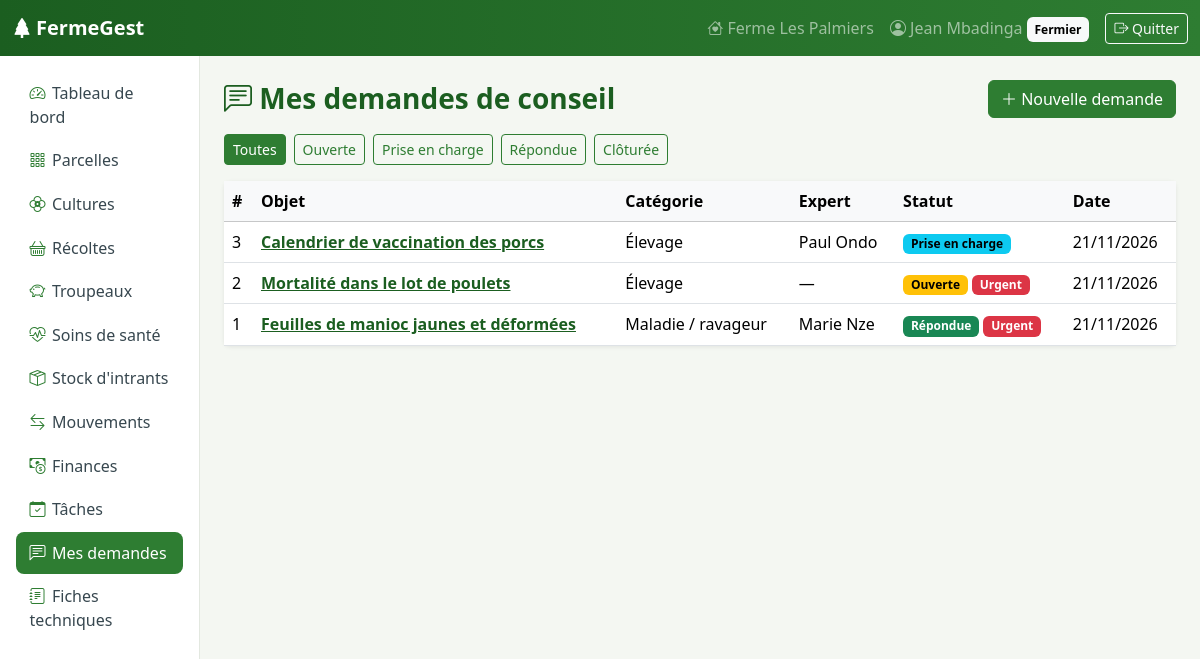
The page /conseils/demandes/ (signed in) on the database its author committed.
### exploitation/models.py (models this page shows, shortened)
class Ferme(models.Model):
    proprietaire = models.OneToOneField(
        settings.AUTH_USER_MODEL, on_delete=models.CASCADE, related_name="ferme"
    )
    nom = models.CharField("Nom de la ferme", max_length=120)
    localisation = models.CharField("Localisation", max_length=160)
    superficie_totale = models.DecimalField(
        "Superficie totale (ha)", max_digits=8, decimal_places=2, default=0
    )
    description = models.TextField("Description", blank=True)
    date_creation = models.DateField("Date de création", default=timezone.localdate)
    class Meta:
        verbose_name = "Ferme"
        verbose_name_plural = "Fermes"

### conseils/models.py (models this page shows, shortened)
class DemandeConseil(models.Model):
    class Categorie(models.TextChoices):
        CULTURE = "CULTURE", "Culture / agronomie"
        ELEVAGE = "ELEVAGE", "Élevage"
        SOL = "SOL", "Sol et fertilisation"
        MALADIE = "MALADIE", "Maladie / ravageur"
        GESTION = "GESTION", "Gestion de l'exploitation"
        AUTRE = "AUTRE", "Autre"
    class Statut(models.TextChoices):
        OUVERTE = "OUVERTE", "Ouverte"
        PRISE_EN_CHARGE = "PRISE_EN_CHARGE", "Prise en charge"
        REPONDUE = "REPONDUE", "Répondue"
        CLOTUREE = "CLOTUREE", "Clôturée"
    class Urgence(models.TextChoices):
        NORMALE = "NORMALE", "Normale"
        URGENTE = "URGENTE", "Urgente"
    fermier = models.ForeignKey(settings.AUTH_USER_MODEL, on_delete=models.CASCADE,
                                related_name="demandes_emises")
    expert = models.ForeignKey(settings.AUTH_USER_MODEL, null=True, blank=True,
                               on_delete=models.SET_NULL, related_name="demandes_traitees")
    titre = models.CharField("Objet", max_length=150)
    categorie = models.CharField("Catégorie", max_length=10, choices=Categorie.choices)
    urgence = models.CharField("Urgence", max_length=8, choices=Urgence.choices,
                               default=Urgence.NORMALE)
    description = models.TextField("Description du problème")
    culture = models.ForeignKey(Culture, null=True, blank=True, on_delete=models.SET_NULL,
                                verbose_name="Culture concernée")
    troupeau = models.ForeignKey(Troupeau, null=True, blank=True, on_delete=models.SET_NULL,
                                 verbose_name="Troupeau concerné")
    photo = models.ImageField("Photo (facultatif)", upload_to="demandes/", blank=True)
    statut = models.CharField("Statut", max_length=16, choices=Statut.choices,
                              default=Statut.OUVERTE)
    date_creation = models.DateTimeField(auto_now_add=True)
    date_maj = models.DateTimeField(auto_now=True)
    class Meta:
        ordering = ["-date_creation"]
        verbose_name = "Demande de conseil"
        verbose_name_plural = "Demandes de conseil"
    def get_absolute_url(self):
        return reverse("conseils:demande_detail", args=[self.pk])

### conseils/views.py (the view)
# urls.py: path("demandes/", views.MesDemandesView.as_view(), name="mes_demandes"),
class MesDemandesView(FermierRequisMixin, ListView):
    template_name = "conseils/mes_demandes.html"
    context_object_name = "demandes"
    paginate_by = 12
    def get_queryset(self):
        qs = DemandeConseil.objects.filter(fermier=self.request.user).select_related("expert")
        statut = self.request.GET.get("statut")
        return qs.filter(statut=statut) if statut in Statut.values else qs
    def get_context_data(self, **kwargs):
        ctx = super().get_context_data(**kwargs)
        ctx["statuts"] = Statut.choices
        ctx["statut_actif"] = self.request.GET.get("statut", "")
        return ctx

### comptes/context_processors.py (called while the page is built)
def navigation(request):
    user = request.user
    role, menu = None, []
    if user.is_authenticated:
        profil = getattr(user, "profil", None)
        if user.is_staff:
            role = "ADMIN"
        elif profil:
            role = profil.role
            modele = MENU_FERMIER if profil.est_fermier else MENU_EXPERT
            for libelle, nom_url, icone in modele:
                url = reverse(nom_url)
                actif = request.path == url or (
                    url.count("/") > 2 and request.path.startswith(url))
                menu.append({"libelle": libelle, "url": url, "icone": icone, "actif": actif})
    return {"role_courant": role, "menu": menu}

### comptes/models.py (called while the page is built)
    @property
    def est_fermier(self):
        return self.role == self.Role.FERMIER

### comptes/permissions.py (called while the page is built)
    def test_func(self):
        user = self.request.user
        profil = getattr(user, "profil", None)
        return bool(profil and profil.est_valide and profil.role == self.role_requis)

### templates/conseils/mes_demandes.html
{% extends "base.html" %}{% block titre %}Mes demandes{% endblock %}
{% block contenu %}
<div class="d-flex justify-content-between align-items-center mb-3">
  <h1 class="page-titre h3 mb-0"><i class="bi bi-chat-left-text"></i> Mes demandes de conseil</h1>
  <a class="btn btn-primary" href="{% url 'conseils:demande_creer' %}"><i class="bi bi-plus-lg"></i> Nouvelle demande</a>
</div>
<div class="mb-3 d-flex flex-wrap gap-2">
  <a class="btn btn-sm {% if not statut_actif %}btn-primary{% else %}btn-outline-primary{% endif %}" href="?">Toutes</a>
  {% for code, lib in statuts %}<a class="btn btn-sm {% if statut_actif == code %}btn-primary{% else %}btn-outline-primary{% endif %}" href="?statut={{ code }}">{{ lib }}</a>{% endfor %}
</div>
<div class="card"><div class="table-responsive"><table class="table table-hover align-middle mb-0">
  <thead class="table-light"><tr><th>#</th><th>Objet</th><th>Catégorie</th><th>Expert</th><th>Statut</th><th>Date</th></tr></thead>
  {% for d in demandes %}<tr>
    <td>{{ d.pk }}</td><td><a class="fw-semibold" href="{{ d.get_absolute_url }}">{{ d.titre }}</a></td>
    <td>{{ d.get_categorie_display }}</td><td>{{ d.expert.get_full_name|default:"—" }}</td>
    <td>{% include "conseils/_badge_statut.html" %}</td><td>{{ d.date_creation|date:"d/m/Y" }}</td></tr>
  {% empty %}<tr><td colspan="6" class="text-center text-muted py-5">Aucune demande. Posez votre première question à un expert !</td></tr>{% endfor %}
</table></div></div>
{% endblock %}

### templates/base.html (shortened to what this page needs)
{% load static %}<!DOCTYPE html>
<html lang="fr">
<head>
  <link rel="stylesheet" href="{% static 'vendor/bootstrap/bootstrap.min.css' %}">
  <link rel="stylesheet" href="{% static 'vendor/bootstrap-icons/bootstrap-icons.min.css' %}">
  <link rel="stylesheet" href="{% static 'css/app.css' %}">
</head>
<body>
<nav class="navbar navbar-dark navbar-ferme navbar-expand sticky-top">
  <div class="container-fluid">
    <a class="navbar-brand fw-bold" href="{% url 'comptes:accueil' %}"><i class="bi bi-tree-fill me-1"></i>FermeGest</a>
    <ul class="navbar-nav ms-auto align-items-center">
      {% if user.is_authenticated %}
        {% if role_courant == 'ADMIN' %}
          <li class="nav-item"><a class="nav-link" href="{% url 'admin:index' %}"><i class="bi bi-gear"></i> Administration</a></li>
        {% elif role_courant == 'FERMIER' %}
          <li class="nav-item"><a class="nav-link" href="{% url 'exploitation:ferme_modifier' %}"><i class="bi bi-house-heart"></i><span class="d-none d-lg-inline"> {{ user.ferme.nom }}</span></a></li>
        {% endif %}
        <li class="nav-item"><a class="nav-link" href="{% url 'comptes:profil' %}"><i class="bi bi-person-circle"></i><span class="d-none d-md-inline"> {{ user.get_full_name|default:user.username }}</span>
          {% if role_courant == 'EXPERT' %}<span class="badge text-bg-warning d-none d-sm-inline">Expert</span>{% elif role_courant == 'FERMIER' %}<span class="badge text-bg-light d-none d-sm-inline">Fermier</span>{% endif %}</a></li>
        <li class="nav-item">
          <form method="post" action="{% url 'comptes:deconnexion' %}" class="d-inline">{% csrf_token %}
            <button class="btn btn-sm btn-outline-light ms-2"><i class="bi bi-box-arrow-right"></i><span class="d-none d-md-inline"> Quitter</span></button>
          </form>
        </li>
      {% endif %}
    </ul>
  </div>
</nav>
<div class="container-fluid">
  <div class="row">
    {% if menu %}
    <aside class="col-md-3 col-lg-2 sidebar p-3 d-none d-md-block">
      <ul class="nav flex-column">
        {% for item in menu %}
        <li class="nav-item"><a class="nav-link {% if item.actif %}active{% endif %}" href="{{ item.url }}"><i class="bi {{ item.icone }}"></i>{{ item.libelle }}</a></li>
        {% endfor %}
      </ul>
    </aside>
    {% endif %}
    <main class="col p-4">
      {% block contenu %}{% endblock %}
    </main>
  </div>
</div>
</body>
</html>

### templates/conseils/_badge_statut.html
{% if d.statut == 'OUVERTE' %}<span class="badge text-bg-warning">Ouverte</span>
{% elif d.statut == 'PRISE_EN_CHARGE' %}<span class="badge text-bg-info">Prise en charge</span>
{% elif d.statut == 'REPONDUE' %}<span class="badge text-bg-success">Répondue</span>
{% else %}<span class="badge text-bg-secondary">Clôturée</span>{% endif %}
{% if d.urgence == 'URGENTE' %}<span class="badge text-bg-danger">Urgent</span>{% endif %}

### static/css/app.css (style rules this page uses)
:root { --fg-green:#2e7d32; --fg-green-dark:#1b5e20; --fg-soil:#6d4c41; --fg-bg:#f4f7f2; }
body { background: var(--fg-bg); }
.navbar-ferme { background: linear-gradient(90deg, var(--fg-green-dark), var(--fg-green)); }
.sidebar { min-height: calc(100vh - 56px); background:#fff; border-right:1px solid #e3e8e0; }
.sidebar .nav-link { color:#37474f; border-radius:.5rem; padding:.55rem .85rem; margin-bottom:2px; }
.sidebar .nav-link i { width:1.4rem; display:inline-block; color:var(--fg-green); }
.sidebar .nav-link.active { background:var(--fg-green); color:#fff; }
.sidebar .nav-link.active i { color:#fff; }
.card { border:0; box-shadow:0 1px 4px rgba(0,0,0,.08); }
.btn-primary { background:var(--fg-green); border-color:var(--fg-green); }
.btn-outline-primary { color:var(--fg-green); border-color:var(--fg-green); }
a { color:var(--fg-green-dark); }
.page-titre { color:var(--fg-green-dark); font-weight:700; }

### rows shown on the page
DemandeConseil: pk "3", titre "Calendrier de vaccination des porcs", categorie "Élevage", expert.get_full_name "Paul Ondo", statut "Prise en charge", date_creation "21/11/2026"
DemandeConseil: pk "2", titre "Mortalité dans le lot de poulets", categorie "Élevage", expert.get_full_name "—", statut "Ouverte", urgence "Urgent", date_creation "21/11/2026"
DemandeConseil: pk "1", titre "Feuilles de manioc jaunes et déformées", categorie "Maladie / ravageur", expert.get_full_name "Marie Nze", statut "Répondue", urgence "Urgent", date_creation "21/11/2026"

### other values the page prints
{{ user.ferme.nom }} "Ferme Les Palmiers"
{{ user.get_full_name|default:user.username }} "Jean Mbadinga"
{{ item.libelle }} "Tableau de bord" "Parcelles" "Cultures" "Récoltes" "Troupeaux" "Soins de santé" "Stock d'intrants" "Mouvements" "Finances" "Tâches" "Mes demandes" "Fiches techniques"
{{ lib }} "Ouverte" "Prise en charge" "Répondue" "Clôturée"
